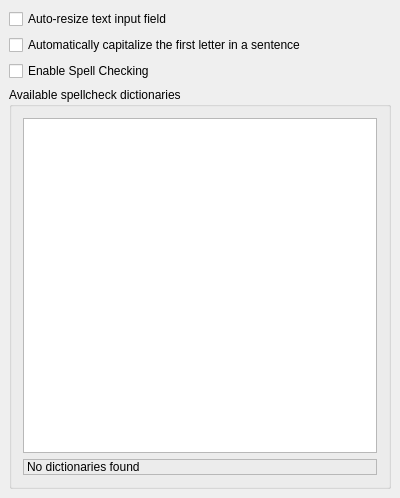
<?xml version="1.0" encoding="UTF-8"?>
<ui version="4.0">
 <class>OptInput</class>
 <widget class="QWidget" name="OptInput">
  <property name="geometry">
   <rect>
    <x>0</x>
    <y>0</y>
    <width>400</width>
    <height>498</height>
   </rect>
  </property>
  <property name="windowTitle">
   <string>OptInputUI</string>
  </property>
  <layout class="QVBoxLayout" name="verticalLayout" stretch="0,0,0,0">
   <property name="spacing">
    <number>6</number>
   </property>
   <property name="leftMargin">
    <number>9</number>
   </property>
   <property name="topMargin">
    <number>9</number>
   </property>
   <property name="rightMargin">
    <number>9</number>
   </property>
   <property name="bottomMargin">
    <number>9</number>
   </property>
   <item>
    <widget class="QCheckBox" name="isAutoResize">
     <property name="text">
      <string>Auto-resize text input field</string>
     </property>
    </widget>
   </item>
   <item>
    <widget class="QCheckBox" name="ck_autoCapitalize">
     <property name="text">
      <string>Automatically capitalize the first letter in a sentence</string>
     </property>
    </widget>
   </item>
   <item>
    <widget class="QCheckBox" name="isSpellCheck">
     <property name="text">
      <string>Enable Spell Checking</string>
     </property>
    </widget>
   </item>
   <item>
    <widget class="QGroupBox" name="groupBoxDicts">
     <property name="sizePolicy">
      <sizepolicy hsizetype="Preferred" vsizetype="Preferred">
       <horstretch>0</horstretch>
       <verstretch>0</verstretch>
      </sizepolicy>
     </property>
     <property name="title">
      <string>Available spellcheck dictionaries</string>
     </property>
     <layout class="QVBoxLayout" name="verticalLayout_2">
      <property name="leftMargin">
       <number>11</number>
      </property>
      <property name="topMargin">
       <number>11</number>
      </property>
      <property name="rightMargin">
       <number>11</number>
      </property>
      <property name="bottomMargin">
       <number>11</number>
      </property>
      <item>
       <widget class="QTreeWidget" name="availDicts">
        <property name="sizePolicy">
         <sizepolicy hsizetype="Expanding" vsizetype="Expanding">
          <horstretch>0</horstretch>
          <verstretch>0</verstretch>
         </sizepolicy>
        </property>
        <property name="toolTip">
         <string extracomment="Available dictionaries"/>
        </property>
        <property name="frameShape">
         <enum>QFrame::StyledPanel</enum>
        </property>
        <property name="midLineWidth">
         <number>0</number>
        </property>
        <property name="editTriggers">
         <set>QAbstractItemView::NoEditTriggers</set>
        </property>
        <property name="rootIsDecorated">
         <bool>true</bool>
        </property>
        <attribute name="headerVisible">
         <bool>false</bool>
        </attribute>
        <column>
         <property name="text">
          <string notr="true">1</string>
         </property>
        </column>
       </widget>
      </item>
      <item>
       <widget class="QLabel" name="dictsWarnLabel">
        <property name="sizePolicy">
         <sizepolicy hsizetype="Expanding" vsizetype="Minimum">
          <horstretch>0</horstretch>
          <verstretch>0</verstretch>
         </sizepolicy>
        </property>
        <property name="frameShape">
         <enum>QFrame::StyledPanel</enum>
        </property>
        <property name="frameShadow">
         <enum>QFrame::Raised</enum>
        </property>
        <property name="text">
         <string>No dictionaries found</string>
        </property>
       </widget>
      </item>
     </layout>
    </widget>
   </item>
  </layout>
 </widget>
 <resources/>
 <connections/>
</ui>
